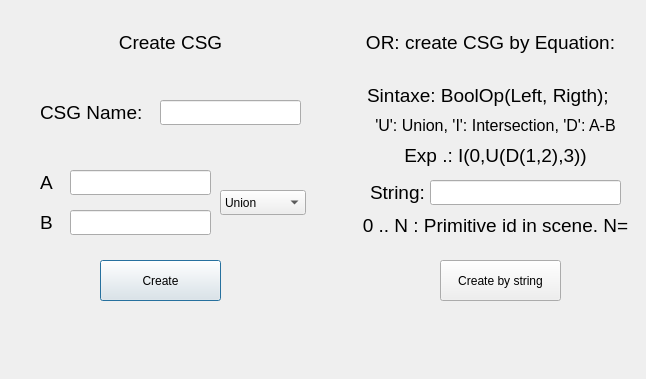
<?xml version="1.0" encoding="UTF-8"?>
<ui version="4.0">
 <class>CreateCSG</class>
 <widget class="QDialog" name="CreateCSG">
  <property name="geometry">
   <rect>
    <x>0</x>
    <y>0</y>
    <width>646</width>
    <height>379</height>
   </rect>
  </property>
  <property name="windowTitle">
   <string>Dialog</string>
  </property>
  <widget class="QLabel" name="label_2">
   <property name="geometry">
    <rect>
     <x>40</x>
     <y>170</y>
     <width>21</width>
     <height>25</height>
    </rect>
   </property>
   <property name="font">
    <font>
     <pointsize>14</pointsize>
    </font>
   </property>
   <property name="text">
    <string>A</string>
   </property>
  </widget>
  <widget class="QLineEdit" name="id_input_a">
   <property name="geometry">
    <rect>
     <x>70</x>
     <y>170</y>
     <width>141</width>
     <height>25</height>
    </rect>
   </property>
  </widget>
  <widget class="QLineEdit" name="id_input_b">
   <property name="geometry">
    <rect>
     <x>70</x>
     <y>210</y>
     <width>141</width>
     <height>25</height>
    </rect>
   </property>
  </widget>
  <widget class="QLabel" name="label_3">
   <property name="geometry">
    <rect>
     <x>40</x>
     <y>210</y>
     <width>21</width>
     <height>25</height>
    </rect>
   </property>
   <property name="font">
    <font>
     <pointsize>14</pointsize>
    </font>
   </property>
   <property name="text">
    <string>B</string>
   </property>
  </widget>
  <widget class="QComboBox" name="comboBox">
   <property name="geometry">
    <rect>
     <x>220</x>
     <y>190</y>
     <width>86</width>
     <height>25</height>
    </rect>
   </property>
   <item>
    <property name="text">
     <string>Union</string>
    </property>
   </item>
   <item>
    <property name="text">
     <string>Intersection</string>
    </property>
   </item>
   <item>
    <property name="text">
     <string>A - B</string>
    </property>
   </item>
  </widget>
  <widget class="QPushButton" name="pushButton">
   <property name="geometry">
    <rect>
     <x>100</x>
     <y>260</y>
     <width>121</width>
     <height>41</height>
    </rect>
   </property>
   <property name="text">
    <string>Create</string>
   </property>
  </widget>
  <widget class="QLabel" name="label_5">
   <property name="geometry">
    <rect>
     <x>30</x>
     <y>30</y>
     <width>281</width>
     <height>25</height>
    </rect>
   </property>
   <property name="font">
    <font>
     <pointsize>14</pointsize>
    </font>
   </property>
   <property name="text">
    <string>Create CSG</string>
   </property>
   <property name="alignment">
    <set>Qt::AlignCenter</set>
   </property>
  </widget>
  <widget class="QLabel" name="error">
   <property name="geometry">
    <rect>
     <x>80</x>
     <y>320</y>
     <width>171</width>
     <height>41</height>
    </rect>
   </property>
   <property name="text">
    <string/>
   </property>
  </widget>
  <widget class="QLabel" name="label_6">
   <property name="geometry">
    <rect>
     <x>40</x>
     <y>100</y>
     <width>111</width>
     <height>25</height>
    </rect>
   </property>
   <property name="font">
    <font>
     <pointsize>14</pointsize>
    </font>
   </property>
   <property name="text">
    <string>CSG Name:</string>
   </property>
  </widget>
  <widget class="QLineEdit" name="id_input_name">
   <property name="geometry">
    <rect>
     <x>160</x>
     <y>100</y>
     <width>141</width>
     <height>25</height>
    </rect>
   </property>
  </widget>
  <widget class="QLabel" name="label_7">
   <property name="geometry">
    <rect>
     <x>350</x>
     <y>30</y>
     <width>281</width>
     <height>25</height>
    </rect>
   </property>
   <property name="font">
    <font>
     <pointsize>14</pointsize>
    </font>
   </property>
   <property name="text">
    <string>OR: create CSG by Equation:</string>
   </property>
   <property name="alignment">
    <set>Qt::AlignCenter</set>
   </property>
  </widget>
  <widget class="QLineEdit" name="equation">
   <property name="geometry">
    <rect>
     <x>430</x>
     <y>180</y>
     <width>191</width>
     <height>25</height>
    </rect>
   </property>
  </widget>
  <widget class="QLabel" name="label_8">
   <property name="geometry">
    <rect>
     <x>370</x>
     <y>180</y>
     <width>61</width>
     <height>25</height>
    </rect>
   </property>
   <property name="font">
    <font>
     <pointsize>14</pointsize>
    </font>
   </property>
   <property name="text">
    <string>String: </string>
   </property>
  </widget>
  <widget class="QPushButton" name="pushButton_2">
   <property name="geometry">
    <rect>
     <x>440</x>
     <y>260</y>
     <width>121</width>
     <height>41</height>
    </rect>
   </property>
   <property name="text">
    <string>Create by string</string>
   </property>
  </widget>
  <widget class="QLabel" name="error_2">
   <property name="geometry">
    <rect>
     <x>430</x>
     <y>320</y>
     <width>171</width>
     <height>41</height>
    </rect>
   </property>
   <property name="text">
    <string/>
   </property>
  </widget>
  <widget class="QLabel" name="label_9">
   <property name="geometry">
    <rect>
     <x>350</x>
     <y>80</y>
     <width>281</width>
     <height>31</height>
    </rect>
   </property>
   <property name="font">
    <font>
     <pointsize>14</pointsize>
    </font>
   </property>
   <property name="text">
    <string>Sintaxe: BoolOp(Left, Rigth); </string>
   </property>
   <property name="alignment">
    <set>Qt::AlignCenter</set>
   </property>
  </widget>
  <widget class="QLabel" name="label_10">
   <property name="geometry">
    <rect>
     <x>360</x>
     <y>110</y>
     <width>271</width>
     <height>31</height>
    </rect>
   </property>
   <property name="font">
    <font>
     <pointsize>14</pointsize>
    </font>
   </property>
   <property name="text">
    <string>&lt;html&gt;&lt;head/&gt;&lt;body&gt;&lt;p align=&quot;center&quot;&gt;&lt;span style=&quot; font-size:12pt;&quot;&gt;'U': Union, 'I': Intersection, 'D': A-B&lt;/span&gt;&lt;/p&gt;&lt;/body&gt;&lt;/html&gt;</string>
   </property>
   <property name="alignment">
    <set>Qt::AlignCenter</set>
   </property>
  </widget>
  <widget class="QLabel" name="label_11">
   <property name="geometry">
    <rect>
     <x>360</x>
     <y>140</y>
     <width>271</width>
     <height>31</height>
    </rect>
   </property>
   <property name="font">
    <font>
     <pointsize>14</pointsize>
    </font>
   </property>
   <property name="text">
    <string>&lt;html&gt;&lt;head/&gt;&lt;body&gt;&lt;p align=&quot;center&quot;&gt;Exp  .:    I(0,U(D(1,2),3))&lt;/p&gt;&lt;/body&gt;&lt;/html&gt;</string>
   </property>
   <property name="alignment">
    <set>Qt::AlignCenter</set>
   </property>
  </widget>
  <widget class="QLabel" name="label_primitive">
   <property name="geometry">
    <rect>
     <x>360</x>
     <y>210</y>
     <width>271</width>
     <height>31</height>
    </rect>
   </property>
   <property name="font">
    <font>
     <pointsize>14</pointsize>
    </font>
   </property>
   <property name="text">
    <string>&lt;html&gt;&lt;head/&gt;&lt;body&gt;&lt;p align=&quot;center&quot;&gt;0 .. N : Primitive id in scene. N=&lt;/p&gt;&lt;/body&gt;&lt;/html&gt;</string>
   </property>
   <property name="alignment">
    <set>Qt::AlignCenter</set>
   </property>
  </widget>
 </widget>
 <resources/>
 <connections/>
</ui>
